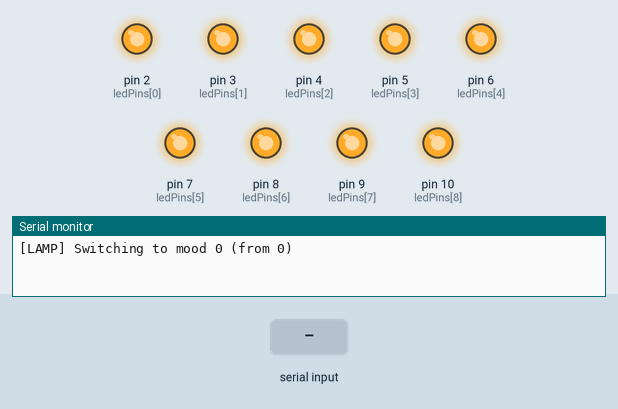
Bench run of a sketch on a simulated Arduino Uno, built with avr-gcc and run on an emulated ATmega328P. Parts: output pins drawn as LEDs (lit = HIGH), the last lines printed to the serial monitor. The inputs (shaded band) are chosen by the test bench.

Above: at 1.2 s.
1.3 s: "5\n" received over Serial
At 2.0 s:
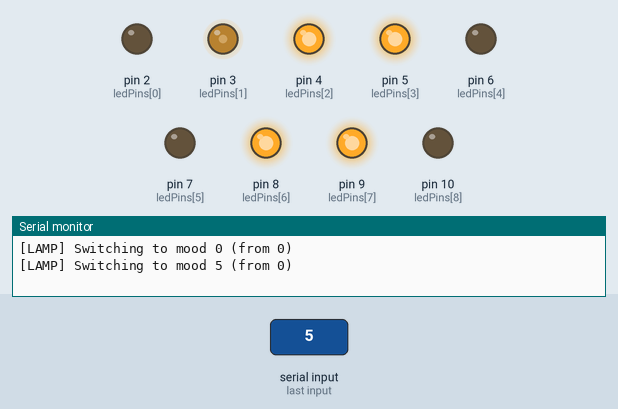
Timing chart, 0 to 4.3 s (numbered marks = the images above; inputs shaded):
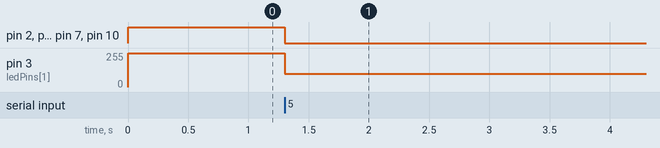

The sketch:

colorchanging.ino
```cpp
const int NUM_LEDS = 9;

const int ledPins[NUM_LEDS] = {
  2, 3, 4,
  5, 6, 7,
  8, 9, 10
};

/*
Grid layout (your color arrangement reference)
g, b, r,
r, g, b,
b, r, g
*/

// ---------- MOOD SYSTEM ----------
// 0..5 = six moods
const int NUM_MOODS = 6;
int currentMood = 0;

// Put your brightness settings (0–255) for each mood here.
// Each row is one mood, with 9 values for the 9 LEDs (left-to-right, top-to-bottom).
int moodBrightness[NUM_MOODS][NUM_LEDS] = {
  // Mood 0 focus
  {255, 255, 255,
   255, 255, 255,
   255, 255, 255},

  // Mood 1 sad
  {0, 255, 0,
   50, 0, 255,
   255, 50, 0},

  // Mood 2 calm
  {150, 255, 50,
   50, 100, 255,
   255, 50, 100},

  // Mood 3 happy
  {100, 70, 255,
   255, 100, 70,
   70, 255, 100},

  // Mood 4 angry
  {0, 0, 255,
   255, 0, 0,
   0, 255, 0},

  // Mood 5 romantic
  {0, 100, 255,
   255, 0, 100,
   130, 255, 0},
};

// Copy of the active mood into the working array
int ledBrightness[NUM_LEDS];

void setup() {
  Serial.begin(9600);
  for (int i = 0; i < NUM_LEDS; i++) {
    pinMode(ledPins[i], OUTPUT);
  }

  // Start on Mood 0
  setMood(0);
}

void loop() {
  if (Serial.available() > 0) {
    String input = Serial.readStringUntil('\n');
    input.trim();
    int mood = input.toInt();
    if (mood >= 0 && mood < NUM_MOODS) {
      setMood(mood);
    }
  }
}

void setMood(int moodIndex) {
  if (moodIndex < 0) moodIndex = 0;
  if (moodIndex >= NUM_MOODS) moodIndex = NUM_MOODS - 1;

  Serial.print("[LAMP] Switching to mood ");
  Serial.print(moodIndex);
  Serial.print(" (from ");
  Serial.print(currentMood);
  Serial.println(")");

  currentMood = moodIndex;

  // Copy mood settings into ledBrightness
  for (int i = 0; i < NUM_LEDS; i++) {
    ledBrightness[i] = moodBrightness[currentMood][i];
  }

  applyBrightness();
}

void nextMood() {
  int next = currentMood + 1;
  if (next >= NUM_MOODS) next = 0;
  setMood(next);
}

void applyBrightness() {
  for (int i = 0; i < NUM_LEDS; i++) {
    analogWrite(ledPins[i], ledBrightness[i]);
  }
}
```

Measured:
- after the input at 1.3 s, pin 2 (ledPins[0]), pin 6 (ledPins[4]), pin 7 (ledPins[5]), pin 10 (ledPins[8]): HIGH → LOW at once; pin 3 (ledPins[1]): 255/255 → 100/255 at once
